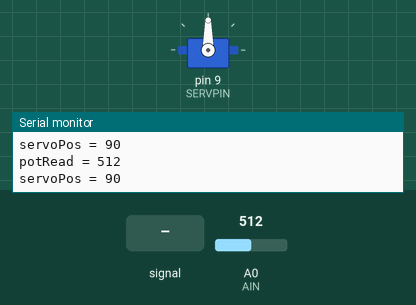
Simulated run of this sketch. Board: Arduino Uno, built with avr-gcc and run on an emulated ATmega328P. Parts: servo, the last lines printed to the serial monitor. Inputs (shaded band) come from the test bench; at power-on: A0 (AIN) = 512.

Above: at 1.2 s.
1.3 s: A0 (AIN) fed a 200 Hz sine of ±81 counts around its level
At 3.64 s:
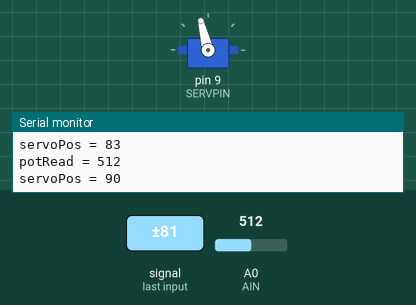
4.3 s: A0 (AIN) set to 716
At 5.3 s:
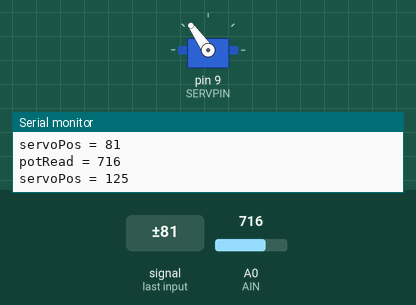
5.8 s: A0 (AIN) set to 900
At 6.4 s:
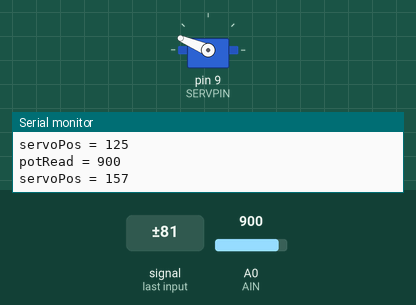
7.3 s: A0 (AIN) fed a 200 Hz sine of ±81 counts around its level
At 10.0 s:
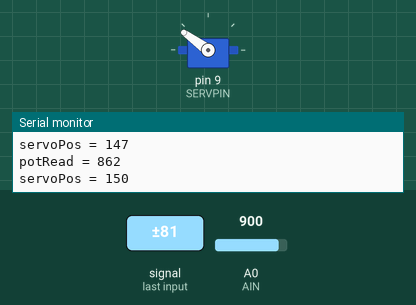
10.3 s: A0 (AIN) set to 306
11.8 s: A0 (AIN) fed a 1000 Hz sine of ±255 counts around its level
Timing chart, 0 to 15.8 s (numbered marks = the images above; inputs shaded):
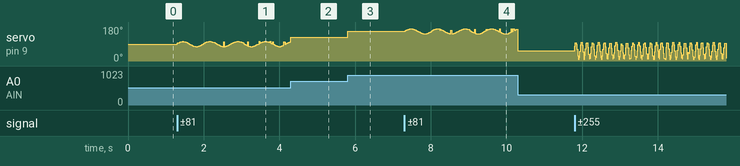

Measured:
- after the input at 5.8 s, servo on pin 9 (SERVPIN): 125° → 157° at once

The sketch:

Eksempel2_Servo_Driving.ino
```cpp
#include <Servo.h> // Her inkluderes Servo biblioteket.

#define SERVPIN 9 // Servopinnen defineres til at være pin 9
#define AIN A0 // Pinnen til analog læsning bliver defineret.

Servo myServo; // Et servo-objekt, myServo instantieres.
int potRead = 0; // potRead initialiseres til 0.
int servoPos = 0; // Servopositionen servoPos instantieres til 0.

long unsigned timer = 0;

void setup() {
  myServo.attach(SERVPIN); // myServo sættes til på pin 9 (PWM pin).
  Serial.begin(9600); // Den serielle forbindelse påbegyndes.
}

void loop() {
  potRead = analogRead(AIN); // potentiometret aflæses til potRead.
  servoPos = map(potRead, 0, 1023, 1, 179); // potRead omregnes til en servoPos.
  myServo.write(servoPos); // servoPos (i grader) skrives til myServo.

  if(timer <= millis() - 1000){
    Serial.print("potRead = "); Serial.println(potRead); // potReads værdi skrives ud på den serielle forbindelse.
    Serial.print("servoPos = "); Serial.println(servoPos); // servoPos' værdi skrives ud på den serielle forbindelse.
    timer = millis();
  }

}
```
